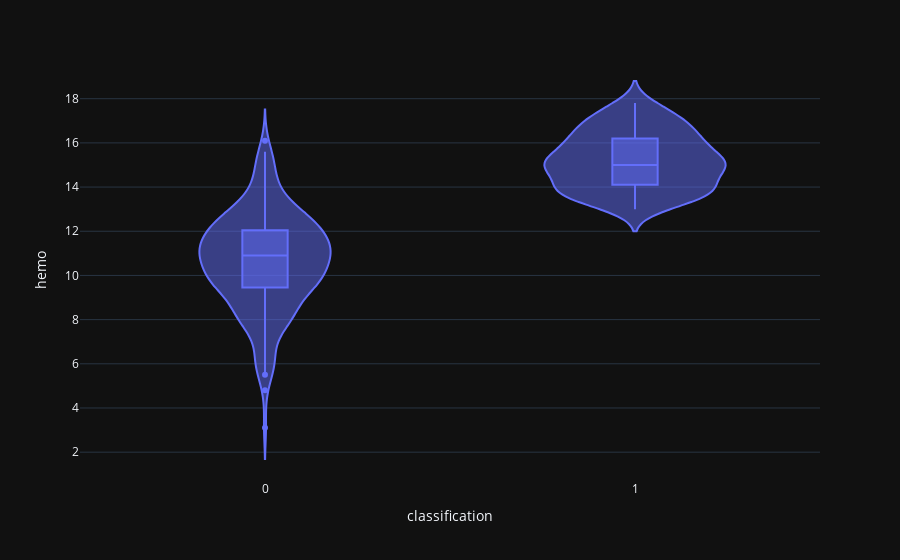

Source (notebook cell):
### Code cell
violin('hemo')

### Figure 1 — Plotly figure (JSON) as saved in the notebook; plotly's stock layout.template omitted (floating-point values rounded to 4 significant figures; data arrays with more than 128 entries replaced by an {"elided": "..."} marker saying what was removed)
{"data": [{"alignmentgroup": "True", "box": {"visible": true}, "hovertemplate": "classification=%{x}<br>hemo=%{y}<extra></extra>", "legendgroup": "", "marker": {"color": "#636efa"}, "name": "", "offsetgroup": "", "orientation": "v", "scalegroup": "True", "showlegend": false, "type": "violin", "x": {"elided": "400 int values"}, "x0": " ", "xaxis": "x", "y": {"elided": "400 float values"}, "y0": " ", "yaxis": "y"}], "layout": {"legend": {"tracegroupgap": 0}, "margin": {"t": 60}, "violinmode": "group", "xaxis": {"anchor": "y", "domain": [0, 1], "title": {"text": "classification"}}, "yaxis": {"anchor": "x", "domain": [0, 1], "title": {"text": "hemo"}}}}
